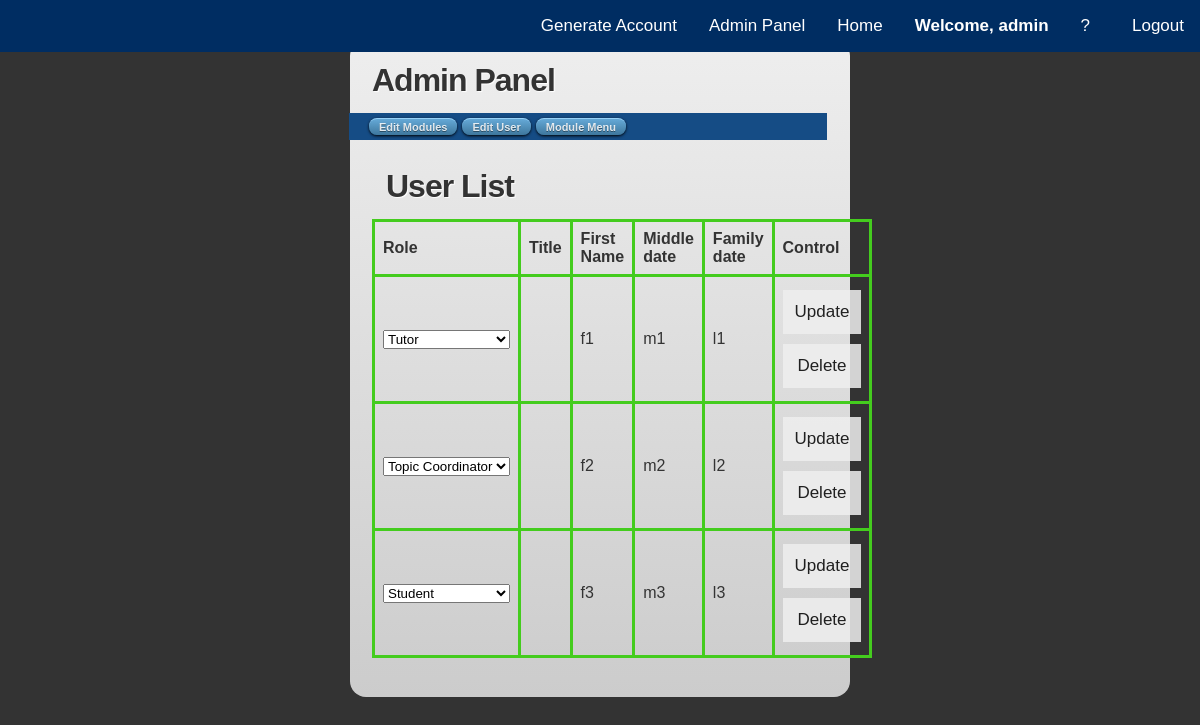
/editUser.php (signed in), run on the app's committed database.
### tables this page shows
CREATE TABLE `users` (
  `user_id` int(6) NOT NULL COMMENT 'Unique number ID for all users',
  `role_id` int(1) NOT NULL COMMENT 'User type',
  `title` char(3) DEFAULT NULL COMMENT 'User title',
  `first_name` char(20) DEFAULT NULL COMMENT 'User first name',
  `middle_name` char(20) DEFAULT NULL COMMENT 'User middle name',
  `family_name` char(20) DEFAULT NULL COMMENT 'User family name',
  `gender` char(1) DEFAULT NULL COMMENT 'User gender',
  `username` char(20) DEFAULT NULL COMMENT 'Username',
  `password` char(32) DEFAULT NULL COMMENT 'Password',
  `email_address` char(30) DEFAULT NULL COMMENT 'User email address',
  `student_id` char(7) DEFAULT NULL COMMENT 'Student ID or Staff ID',
  `FAN` char(8) DEFAULT NULL COMMENT 'FAN',
  `start_date` datetime DEFAULT NULL COMMENT 'User start effective date',
  `end_date` datetime DEFAULT NULL COMMENT 'User end effective date',
  `creted_date` datetime DEFAULT current_timestamp() COMMENT 'User created date',
  `created_by` char(6) DEFAULT NULL COMMENT 'User created by',
  `last_modified_date` datetime DEFAULT NULL ON UPDATE current_timestamp() COMMENT 'User last modified date',
  `last_modified_by` char(6) DEFAULT NULL COMMENT 'User last modified by'
);

### editUser.php (the view, shortened to what this page needs)
<?php
include 'topbar.php';
?>
<html>
    <head>
        <link rel='stylesheet' type='text/css' href='css/style.css' />
    </head>
    <body>
        <div id="page-wrap">
            <header>
                <h1>Admin Panel</h1>
                <nav>
                    <ul class="group">
                        <li><a href="editModules.php">Edit Modules</a></li>
                        <li><a href="editUser.php">Edit User</a></li>
                        <li><a href="viewMenu.php">Module Menu</a></li>
                    </ul>
                </nav>
            </header>
            <section id="main-content">
                <div id="guts">
                    <body>
                        <h1> User List</h1>
                        <table>
                            <tr>
                                <th>Role</th>
                                <th>Title</th>
                                <th>First Name</th>
                                <th>Middle date</th>
                                <th>Family date</th>
                                <th>Control</th>
                            </tr>
                            <?php
                            if ($_SESSION["usertype"] == 1 || $_SESSION["usertype"] == 2) {
                                include_once 'DBConnect.php';
                                $sql = "SELECT * FROM users";
                                $result = $conn->query($sql) or die(mysqli_error());
                                if ($result->num_rows > 0) {
                                    while ($row = mysqli_fetch_array($result)) {
                                        ?>
                                        <tr>
                                        <form class="user_update" method="POST" action="updateUserDetail.php">
                                            <td> <!
                                                <?php
                                                $role_id = $row ['role_id'];
                                                if ($role_id == "1") {
                                                    ?>
                                                    <select name="role">
                                                        <option value="1" selected>Topic Coordinator</option>
                                                    </select>
                                                <?php } else if ($role_id == "2") {
                                                    ?>
                                                    <select name="role">
                                                        <option value="2" selected>Tutor</option>
                                                    </select>
                                                <?php } else if ($role_id == "3") {
                                                    ?>
                                                    <select name="role">
                                                        <option value="3" selected>Student</option>
                                                    </select>
                                                <?php } ?>
                                            </td>
                                            <td>
                                            </td>
                                            <td>
                                                <?php
                                                echo $row['first_name'];
                                                ?>
                                            </td>
                                            <td>
                                                <?php
                                                echo $row['middle_name'];
                                                ?>
                                            </td>
                                            <td>
                                                <?php
                                                echo $row['family_name'];
                                                ?>
                                            </td>
                                            <td>
                                                <input type = "submit" name = "user_update" value="Update"></input>
                                        </form>
                                        <form class="user_delete" method="POST" action="updateUserDetail.php">
                                            <input type = "submit" name = "user_delete" value="Delete"></input>
                                        </form>
                                        </tr>
                                        <?php
                                    }}
                                }
                                ?>
                        </table>
                        <br>
                </div>
            </section>
        </div>
    </body>
</html>

### css/styleBG.css (style rules this page uses)
table { font-family: arial, sans-serif; border-collapse: collapse; width: 100%; }
td, th { border: 3px solid #44CC1E; text-align: left; padding: 8px; }
body { font-family: Arial, Helvetica, sans-serif; background-image: url("../pic/BG.png"); background-repeat: no-repeat; background-size: cover; background-attachment: fixed; margin:0; padding:0; }
* { box-sizing: border-box; }
input,.btn { width: 100%; padding: 12px; border: none; margin: 5px 0; opacity: 0.85; display: inline-block; font-size: 17px; line-height: 20px; text-decoration: none; }

### css/style.css (style rules this page uses)
* { margin: 0; padding: 0; }
html { overflow-y: scroll; }
body { font: 12px/1.4 Helvetica, sans-serif; background: #333; color: #333; }
.group:after { visibility: hidden; display: block; font-size: 0; content: " "; clear: both; height: 0; }
.group { display: inline-block; clear: both; }
.group { display: block; }
article, aside, figure, footer, header, hgroup, menu, nav, section { display: block; }
#page-wrap { width: 500px; margin: 40px auto 5px; background: #91c7ff; padding: 8px; background: -webkit-gradient(linear, left top, left bottom, from(#eee), to(#ccc)); background: -moz-linear-gradient(top, #eee, #ccc); -webkit-border-radius: 16px; -moz-border-radius: 16px; }
#main-content { padding: 14px; }
h1 { font: bold 32px Helvetica, Arial, Sans-Serif; letter-spacing: -1px; padding: 14px; color: #333; text-shadow: 1px 1px 1px white; }
nav ul { list-style: none; background: #154c85; padding: 5px 20px; width: 478px; position: relative; left: -9px; }
nav ul li { display: inline; }
nav ul li a { display: block; float: left; border-top: 1px solid #96d1f8; background: #3e779d; background: -webkit-gradient(linear, left top, left bottom, from(#65a9d7), to(#3e779d)); background: -moz-linear-gradient(top, #65a9d7, #3e779d); height: 17px; padding: 0 10px; -webkit-border-radius: 8px; -moz-border-radius: 8px; border-radius: 8px; -webkit-box-shadow: rgba(0,0,0,1) 0 1px 3px; -moz-box-shadow: rgba(0,0,0,1) 0 1px 0; text-shadow: rgba(0,0,0,.4) 0 1px 0; -webkit-text-stroke: 1px transparent; font: bold 11px/16px "Lucida Grande", "Verdana", sans-serif; color: rgba(255,255,255,.85); text-decoration: none; margin: 0 5px 0 0; }

### data on the page
users: first_name "f1", middle_name "m1", family_name "l1"
users: first_name "f2", middle_name "m2", family_name "l2"
users: first_name "f3", middle_name "m3", family_name "l3"

### other printed values
$_SESSION["username"] "admin"
